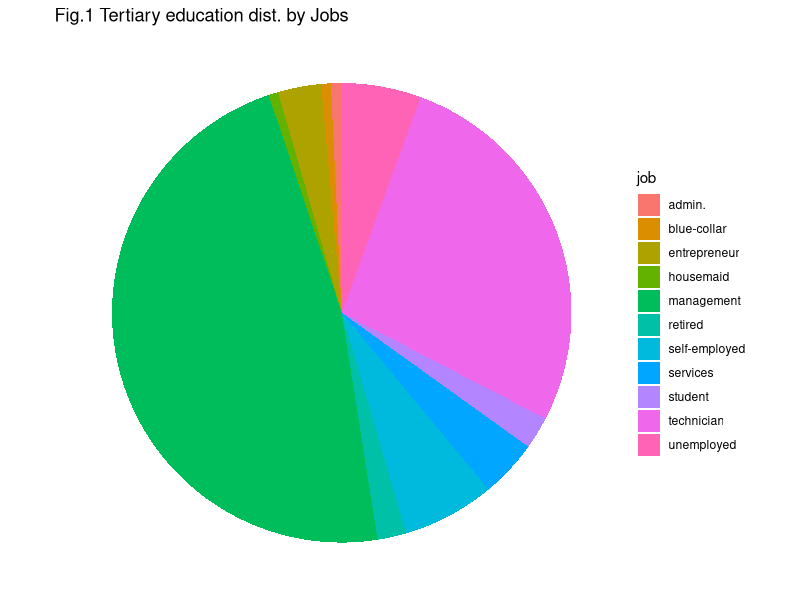
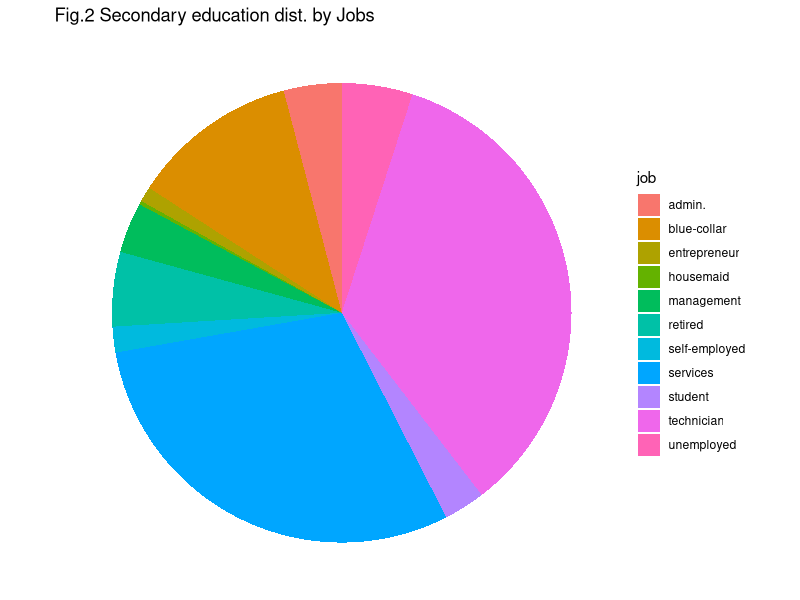
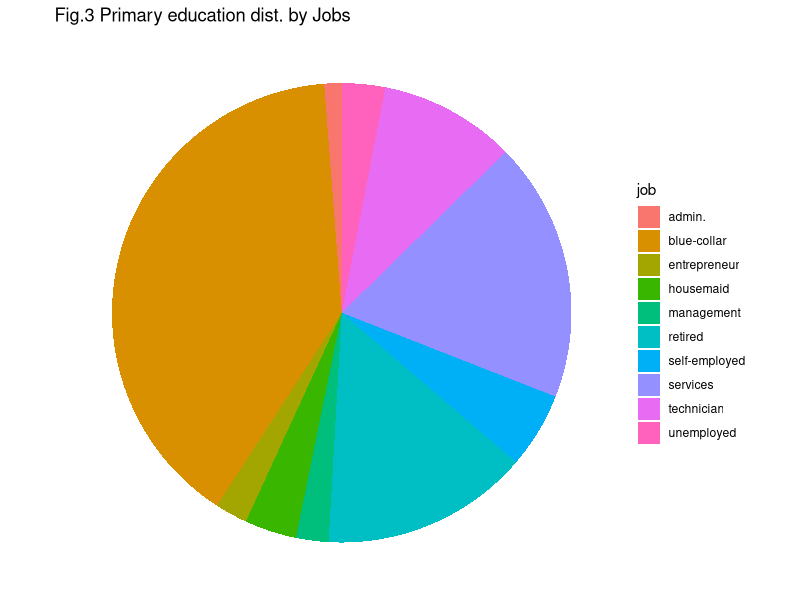

Write the R code that produced these figures, in order.
## ---- chunk 1
knitr::opts_chunk$set(echo = TRUE)
options(scipen = 9999)
options(width = 70)
knitr::opts_chunk$set(linewidth = 60)
library(knitr)
library(formatR)
library(ggplot2)
opts_chunk$set(tidy.opts=list(width.cutoff=40),tidy=TRUE)
mode <- function(v, empty = FALSE) {
  if(empty){
    v = v[v != ""]
  }
  uniqv <- unique(v)
  uniqv[which.max(tabulate(match(v, uniqv)))]
}
## ---- chunk 2
bankn <- read.csv("2021-Set03-QualityAssured.csv", 
                  header = T, sep = ",", stringsAsFactors = T)
## ---- chunk 3
summary(bankn$RefNum)
## ---- chunk 4
summary(bankn$age)
## ---- chunk 5
bankn$age[is.na(bankn$age)] <- median(bankn$age, na.rm = T)
summary(bankn$age)
## ---- chunk 6
summary(bankn$marital)
## ---- chunk 7
summary(bankn$job)
## ---- chunk 8
bankn[!(bankn$job %in% c("admin.", "unemployed", "management","housemaid", "entrepreneur", "student", "blue-collar","self-employed", "retired", "technician", "services")),2:5]
## ---- chunk 9
bankn <- bankn[(bankn$job %in% c("admin.", "unemployed", "management","housemaid", "entrepreneur", "student", "blue-collar","self-employed", "retired", "technician", "services")) | (bankn$education %in% 
                    c('tertiary','secondary','primary')),]
summary(bankn$job)
## ---- chunk 10
before <- bankn[!(bankn$job %in% c("admin.", "unemployed", "management","housemaid", "entrepreneur", "student", "blue-collar","self-employed", "retired", "technician", "services")),]
before
refnum <- before$RefNum
## ---- chunk 11
bankn[!(bankn$job %in% c("admin.", "unemployed", "management","housemaid", "entrepreneur", "student", "blue-collar","self-employed", "retired", "technician", "services")),"job"] <- mode(bankn$job[bankn$education == "primary"])
## ---- chunk 12
bankn[bankn$RefNum == refnum,]
## ---- chunk 13
summary(bankn$education)
## ---- chunk 14
ggplot(bankn[bankn$education == "tertiary",c(3,5)], aes(x="", y=job, fill=job)) +
  geom_bar(stat="identity", width=1) +
  coord_polar("y", start=0) +labs( title="Fig.1 Tertiary education dist. by Jobs")+ theme_void()
## ---- chunk 15
ggplot(bankn[bankn$education == "secondary",c(3,5)], aes(x="", y=job, fill=job)) +
  geom_bar(stat="identity", width=1) +
  coord_polar("y", start=0) +labs( title="Fig.2 Secondary education dist. by Jobs")+ theme_void()
## ---- chunk 16
ggplot(bankn[bankn$education == "primary",c(3,5)], aes(x="", y=job, fill=job)) +
  geom_bar(stat="identity", width=1) +
  coord_polar("y", start=0) +labs( title="Fig.3 Primary education dist. by Jobs")+ theme_void()
      
## ---- chunk 17
geteducation <- function(jobs){
  lis <- vector()
  for (job in jobs) {
    tert <- length(bankn$education[bankn$education == "tertiary" & bankn$job == job])
    sec <- length(bankn$education[bankn$education == "secondary" & bankn$job == job])
    prim <- length(bankn$education[bankn$education == "primary" & bankn$job == job])
    len = nrow(bankn[bankn$job == job,])
    lis <- append(lis, ifelse(tert > sec & tert > prim, "tertiary", ifelse(sec > tert & sec > prim,
           "secondary", ifelse(prim > tert & prim > sec,
           "primary", '?'))))
  }
  return(lis)
}

getEducationRatio <- function(jobs){
    lis <- list()
    df <- data.frame()
    for (job in jobs) {
      tert <- length(bankn$education[bankn$education == "tertiary" & bankn$job == job])
      sec <- length(bankn$education[bankn$education == "secondary" & bankn$job == job])
      prim <- length(bankn$education[bankn$education == "primary" & bankn$job == job])
      len = nrow(bankn[bankn$job == job,])
      tertiary = round((tert/len)*100, digits = 2)
      secondary = round((sec/len)*100, digits = 2)
      primary = round((prim/len)*100, digits =2)
      lis <- append(lis, data.frame(c(tertiary,secondary,primary)))
    }
    return(do.call(rbind, lis))
}
## ---- chunk 18
missingEducation <- bankn[!(bankn$education %in% 
                    c('tertiary','secondary','primary')),
                  c('job','education')]

bankn$education[!(bankn$education %in% 
                    c('tertiary','secondary','primary'))] <- geteducation(
                      missingEducation$job)
summary(bankn$education)
## ---- chunk 19
jobs <- getEducationRatio(c("admin.", "unemployed", "management","housemaid", "entrepreneur", "student", "blue-collar","self-employed", "retired", "technician", "services"))
colnames(jobs) <- c("tertiary","secondary","primary")
rownames(jobs) <- c("admin.", "unemployed", "management","housemaid", "entrepreneur", "student", "blue-collar","self-employed", "retired", "technician", "services")
## ---- chunk 20
jobs
## ---- chunk 21
summary(bankn$housing)
## ---- chunk 22
summary(bankn$loan)
levels(bankn$loan)
## ---- chunk 23
summary(bankn$contact)
## ---- chunk 24
summary(bankn$day)
## ---- chunk 25
summary(bankn$month)
## ---- chunk 26
summary(bankn$duration)
## ---- chunk 27
summary(bankn$deposit)
## ---- chunk 28
summary(bankn$balance, maxsum = 10)
## ---- chunk 29
bankn$balance[c(8, 54, 26, 87)]
## ---- chunk 30
str(bankn)
#levels(bankn$job)
